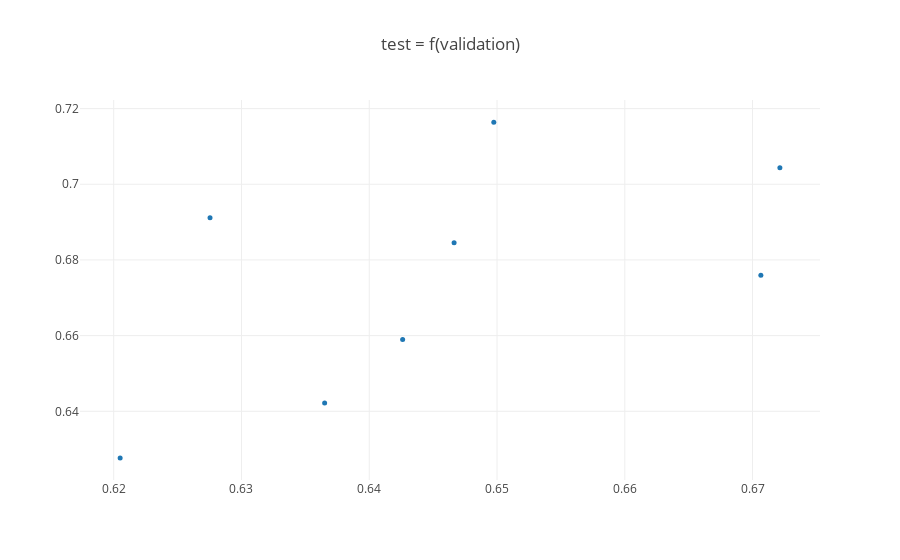

The notebook cell this image was saved under:
### Code cell
aspect = 'grammaticality'
analyse_results(*classification_results[aspect], 'weighted_f_score')

### Figure 1 — Plotly figure (JSON) as saved in the notebook; plotly's stock layout.template omitted (floating-point values rounded to 4 significant figures)
{"data": [{"marker": {"size": 5}, "mode": "markers", "type": "scatter", "uid": "50cb57be-e1de-11e8-8fa1-8f14a3942b01", "x": [0.6721, 0.6706, 0.6497, 0.6466, 0.6426, 0.6365, 0.6275, 0.6205], "y": [0.7043, 0.676, 0.7164, 0.6845, 0.6589, 0.6422, 0.6911, 0.6277]}], "layout": {"autosize": true, "title": "test = f(validation)", "xaxis": {"autorange": true, "range": [0.6166, 0.676], "type": "linear"}, "yaxis": {"autorange": true, "range": [0.6215, 0.7227], "type": "linear"}}}
